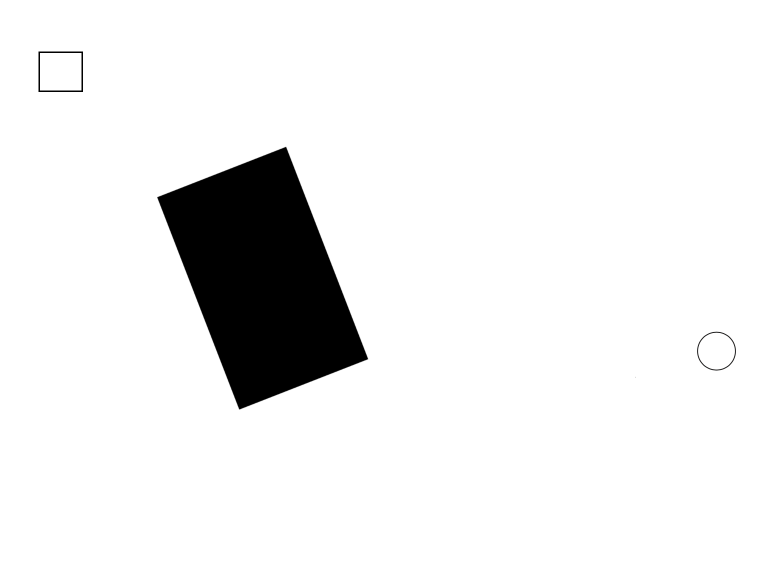
#> input picture dependencies/visibility.png, 1524 x 1124 px (shown at 1/2 size)
$ jupyter execute --allow-errors 'Project path planing (2).ipynb'   (shell and % lines are left out)
#> lines starting #> are read from the running program, lines starting #| are printed output that depends on the picture; after the words box and inside, x2 and y2 are one past the last pixel; in counts of white or black regions, pixels touching at a corner belong together
# Project path planing

## Includes

[cell 1]
# Importing libraries
from PIL import Image
from IPython.display import Image, display
import cv2
import math
import numpy as np
import matplotlib.pyplot as plt
from shapely.geometry import LineString
from shapely.geometry import Point
from itertools import combinations
import networkx as nx
from shapely.geometry import LineString

## Imoprting and scaling image

[cell 2]
# Load the image
filename = 'visibility.png'
#filename = 'visibility_bis.png'
#filename = 'testImages.png'

img = cv2.imread(filename, cv2.IMREAD_GRAYSCALE)
#> img: shape (1124, 1524); min 0, max 255, mean 236

# Define the desired dimensions
new_width = 1200
new_height = 1000

# Define a kernel for dilation
kernel = np.ones((3, 3), np.uint8)


# Calculate the scaling factor to maintain aspect ratio
width, height = img.shape[1], img.shape[0]
#> width = 1524; height = 1124
aspect_ratio = width / height
#> aspect_ratio = 1.36

if width / new_width > height / new_height:
    new_height = int(new_width / aspect_ratio)
#> new_height = 885
else:
    new_width = int(new_height * aspect_ratio)

# Resize the image while preserving the aspect ratio
compressed_img = cv2.resize(img, (new_width, new_height))
comp_height, comp_width = compressed_img.shape
#> comp_height = 885; comp_width = 1200

#> (the rest of this cell did not finish here and is left out)

## Filtering and enhancing edges

[cell 3]
lower_threshold = 100
upper_threshold = 150
aperture_size = 7 # Increase if want more details

canny_img = cv2.Canny(compressed_img, lower_threshold, upper_threshold, apertureSize=aperture_size, L2gradient = True)
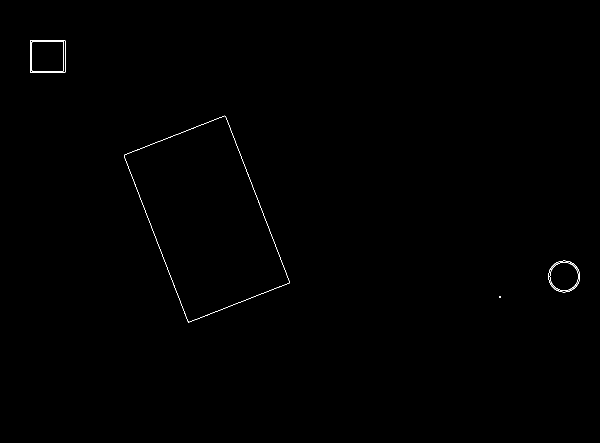
#> canny_img: shape (885, 1200) (shown at 1/2 size); 0.19% white in thin lines or dots, all inside (x1, y1, x2, y2) = (60, 80, 1160, 645)
# Apply dilation to make edges thicker
dilated_edges = cv2.dilate(canny_img, kernel, iterations=1)
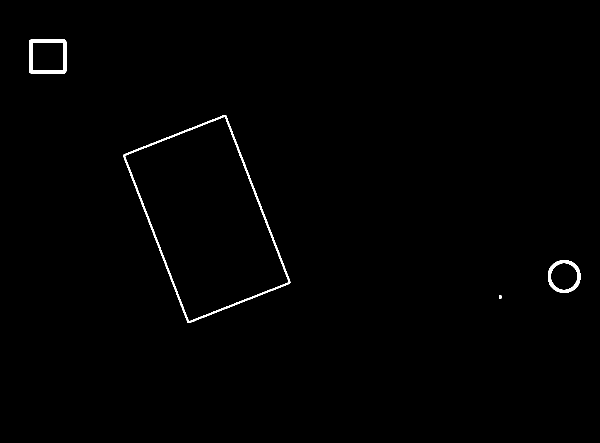
#> dilated_edges: shape (885, 1200) (shown at 1/2 size); 0.65% white; 4 white regions

# Save the enhanced edges image
plt.imshow(dilated_edges, cmap='gray');
#> (this line was passed over: IPython is not available in this run)
plt.title('Canny'); plt.axis('on');
#> (this line was passed over: IPython is not available in this run)
#> (this line was passed over: IPython is not available in this run)

## Scaling Contours Function

[cell 4]
def scale_contour(cnt, scale_factor):
    # Get the bounding rectangle around the triangle
    x, y, w, h = cv2.boundingRect(cnt)

    # Calculate the center of the bounding rectangle
    center = ((x + w // 2), (y + h // 2))

    # Scale each point of the contour relative to the center
#     for point in cnt:
# #         print(point)
    scaled_cnt = np.array([[(point[0][0] - center[0]) * scale_factor + center[0],
                            (point[0][1] - center[1]) * scale_factor + center[1]]
                           for point in cnt], dtype=np.int32)

    return scaled_cnt

## Using contour for detecting the edges of the vertices

[cell 5]
triangle_vertices = []
triangle_edges = []
pentagon_vertices = []
pentagon_edges = []

(contours, _) = cv2.findContours(dilated_edges, cv2.RETR_EXTERNAL, cv2.CHAIN_APPROX_SIMPLE)
#> contours = 4 contours; box (x1, y1, x2, y2) and area: (247, 230, 581, 646) 79654, (59, 79, 133, 147) 4878, (1096, 520, 1161, 586) 3338, (998, 591, 1003, 597) 20

def detectShape(c):          #Function to determine type of polygon on basis of number of sides
       shape = 'unknown'
       peri=cv2.arcLength(cnt,True)
       vertices = cv2.approxPolyDP(cnt, 0.02 * peri, True)
       sides = len(vertices)
       if (sides == 3):
            shape='triangle'
       elif(sides==4):
             x,y,w,h=cv2.boundingRect(cnt)
             aspectratio=float(w)/h
             if (aspectratio==1):
                   shape='square'
             else:
                   shape="rectangle"
       elif(sides==5):
            shape='pentagon'
       elif(sides==6):
            shape='hexagon'
       elif(sides==8):
            shape='octagon'
       elif(sides==10):
            shape='star'
       else:
           shape='circle'
       return shape

for cnt in contours:
    shape = detectShape(cnt)
    print('shape', shape)
    if shape == 'triangle':
        vertices = cv2.approxPolyDP(cnt, 0.02 * cv2.arcLength(cnt, True), True)
        triangle = []  # Store vertices for each triangle
        edges = []  # Store lines for each triangle

        for i, vertex in enumerate(vertices):
            x, y = vertex[0]
            triangle.append((x, y))

            next_index = 0 if i == len(vertices) - 1 else i + 1
            next_vertex = vertices[next_index][0]
            cv2.circle(canny_img, (x, y), 5, (255, 0, 0), -1)
            cv2.putText(canny_img, f'({x},{y})', (x, y), cv2.FONT_HERSHEY_SIMPLEX, 0.5, (0, 0,  0), 2)

            # Append edges/lines
            edges.append(((x, y), (next_vertex[0], next_vertex[1])))

        triangle_vertices.append(triangle)  # Append the vertices to the list
        triangle_edges.append(edges)  # Append the edges to the list
    elif shape == 'pentagon':
        vertices = cv2.approxPolyDP(cnt, 0.02 * cv2.arcLength(cnt, True), True)
        pentagon = []  # Store vertices for each pentagon
        edges = []  # Store lines for each pentagon

        for i, vertex in enumerate(vertices):
            x, y = vertex[0]
            pentagon.append((x, y))

            next_index = 0 if i == len(vertices) - 1 else i + 1
            next_vertex = vertices[next_index][0]
            #cv2.circle(canny_img, (x, y), 5, (255, 0, 0), -1)
            #cv2.putText(canny_img, f'({x},{y})', (x, y), cv2.FONT_HERSHEY_SIMPLEX, 0.5, (0, 0,  0), 2)

            # Append edges/lines
            edges.append(((x, y), (next_vertex[0], next_vertex[1])))

        pentagon_vertices.append(pentagon)  # Append the vertices to the list
        pentagon_edges.append(edges)  # Append the edges to the list
# [16 lines of commented-out code are left out]

        pentagon_vertices.append(pentagon)  # Append the vertices to th
    # This will be the initial position of the robot starting top left corner
    elif shape == 'rectangle':
        Xrob,Yrob,Wrob,Hrob=cv2.boundingRect(cnt)
        # Calculate the center of the rectangle
        Xrob_center = Xrob + Wrob // 2
        Yrob_center = Yrob + Hrob // 2

    elif shape == "octagon":
        (Xcent,Ycent), radius = cv2.minEnclosingCircle(cnt)
        (Xcent,Ycent)= (int(Xcent),int(Ycent))
        radius = int(radius)
#> this loop made 4 passes
#> (shape, peri in detectShape, sides in detectShape, x in detectShape, y in detectShape, w in detectShape, h in detectShape) on passes 1, 3, 4: ('rectangle', 18, 4, 998, 591, 5, 6), ('rectangle', 1252.9, 4, 247, 230, 334, 416), ('rectangle', 276.5, 4, 59, 79, 74, 68)
#> (shape, peri in detectShape, sides in detectShape, Xcent, Ycent, radius) on pass 2: ('octagon', 215.8, 8, 1127, 552, 33)
#| shape rectangle
#| shape octagon
#| shape rectangle
#| shape rectangle
#> after the loop, pentagon_edges = []; pentagon_vertices = []; triangle_edges = []; triangle_vertices = []


print((Xcent,Ycent))
#| (1127, 552)
robot_position = [Xrob_center,Yrob_center]
#> robot_position = [96, 113]
goal_position = [Xcent,Ycent]
#> goal_position = [1127, 552]
print((Xrob_center,Yrob_center))
#| (96, 113)

[cell 6]
# Display the initial image with highlighted vertices
# plt.imshow(canny_img)
# plt.title('Vertices Detected')
# plt.show()


# Create a blank image
blank_img = np.ones((comp_height, comp_width, 3), np.uint8) * 255

# Plot the lines for each triangle
for edges in triangle_edges:
    for edge in edges:
        cv2.line(blank_img, edge[0], edge[1], (0, 0, 255), 2)
#> this loop made 0 passes
#> blank_img: shape (885, 1200, 3); every value is 255

# Draw the final position
cv2.circle(blank_img, (Xcent, Ycent), int(radius), (0, 255, 255), 2)


# Draw the robot position
cv2.rectangle(blank_img, (Xrob, Yrob), (Xrob + Wrob, Yrob + Hrob), (255, 0, 255), 2)
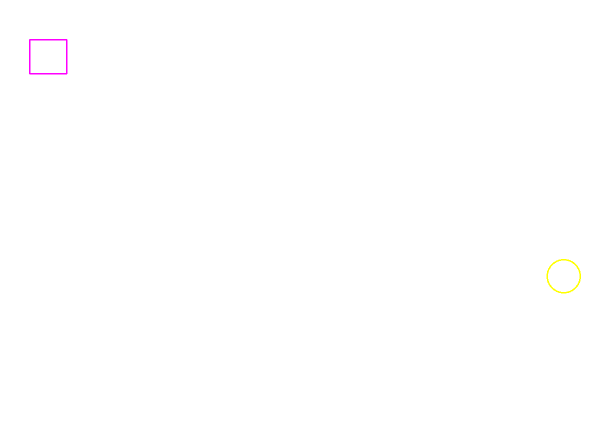
#> blank_img: shape (885, 1200, 3) (shown at 1/2 size); mean of channels 0, 1, 2 254.8, 254.8, 255; drawn as B, G, R

plt.imshow(blank_img)
#> (this line was passed over: IPython is not available in this run)
plt.title('Detected Edges')
#> (this line was passed over: IPython is not available in this run)
plt.axis('on')
#> (this line was passed over: IPython is not available in this run)
plt.show()
#> (the rest of this cell did not finish here and is left out)

## Adjancy graph

## PyvisGraph

[cell 7]
# !pip install pyvisgraph
# !pip install folium

[cell 8]
def convertVG_to_np(point):
    return np.array([point.x, point.y], dtype = int)

[cell 9]
def new_color(color):

    for i in range(3):
        random_number = np.random.randint(0, 6) * 10
        color[i] = (color[i] + random_number) % 255

    return color

[cell 10]
def draw_adjacency_graph(obstacle_vertices, robot_position, goal_position, img):

    polygons = []
    all_vertices = []
    obstacle_edges = []
    for obstacle in obstacle_vertices:
        print(obstacle)
        polygon = []
        for point in obstacle:
            polygon.append(vg.Point(point[0], point[1]))
            all_vertices.append(vg.Point(point[0], point[1]))
        polygons.append(polygon)

        edges = []
        # creating a list of edges for the obstacle
        num_vertices = len(obstacle)
        edges = [(obstacle[i], obstacle[(i + 1) % num_vertices]) for i in range(num_vertices)]

        obstacle_edges.append(edges)  # Append the edges to the list

        print(obstacle_edges)
#> after the loop, all_vertices = []; obstacle_edges = []; polygons = []

    # building the graph
    graph = vg.VisGraph()
    graph.build(polygons)

    startPosition = vg.Point(robot_position[0],robot_position[1])
    endPosition = vg.Point(goal_position[0], goal_position[1])

    # adjacency graph for all the vertices
    vertex_color = np.array([0, 100, 100])
    for vertex in all_vertices:
        print(vertex)
        visible_points = (graph.find_visible(vertex))
        #vertex_color = new_color(vertex_color)
        #print(tuple(vertex_color))
        for point in visible_points:
            np_vertex = convertVG_to_np(vertex)
            visible_point = convertVG_to_np(point)
            cv2.line(img, np_vertex, visible_point, (255, 100, 30), 2)

    # drawing the original triangles
    # Plot the lines for each triangle
    for edges in obstacle_edges:
        for edge in edges:
            cv2.line(img, edge[0], edge[1], (0, 0, 255), 2)

    cv2.circle(img, (robot_position[0], robot_position[1]), 30, (0,0,0), -1)
    # finding visible points from the start position
    print("start position:", startPosition)
    start_visible_points = (graph.find_visible(startPosition))
    for point in start_visible_points:
            np_vertex = convertVG_to_np(vertex)
            visible_point = convertVG_to_np(point)
            cv2.line(img, (robot_position[0], robot_position[1]), visible_point, (255, 100, 30), 2)

    # finding visible points from the end position
    end_visible_points = (graph.find_visible(endPosition))
    for point in end_visible_points:
            np_vertex = convertVG_to_np(vertex)
            visible_point = convertVG_to_np(point)
            cv2.line(img, (goal_position[0], goal_position[1]), visible_point, (255, 100, 30), 2)

    cv2.circle(img, (goal_position[0], goal_position[1]), 30, (0,0,0), -1)
    return graph

[cell 11]
def find_shortest_path(graph, robot_position, goal_position, img):

    edgelist = []
    startPosition = vg.Point(robot_position[0],robot_position[1])
    endPosition = vg.Point(goal_position[0], goal_position[1])
    shortestPath = graph.shortest_path(startPosition, endPosition)

    # drawing the path on image
    for i, node in enumerate(shortestPath[:-1]):
        edgelist.append((shortestPath[i], shortestPath[i + 1]))

    color = (255, 0, 255)
    thickness = 5
    for i, edge in enumerate(edgelist):
    #print(int(edgelist[i][0].x), int(edgelist[i][0].y))
        cv2.line(img, (int(edgelist[i][0].x), int(edgelist[i][0].y)), (int(edgelist[i][1].x), int(edgelist[i][1].y)), color, thickness)

[cell 12]
import pyvisgraph as vg

blank_img = np.ones((comp_height, comp_width, 3), np.uint8) * 255
new_img = blank_img.copy()

#> (the rest of this cell did not finish here and is left out)

## Drawing Optimal Path on the original image

[cell 13]
edgelist = []

#> (the rest of this cell did not finish here and is left out)

[cell 14]
# Display the initial image with highlighted vertices
pathImage = canny_img.copy()
plt.title('Plot with vertices and optimal path')
#> (this line was passed over: IPython is not available in this run)

$ run again, with dependencies/visibility_bis.png copied over dependencies/visibility.png
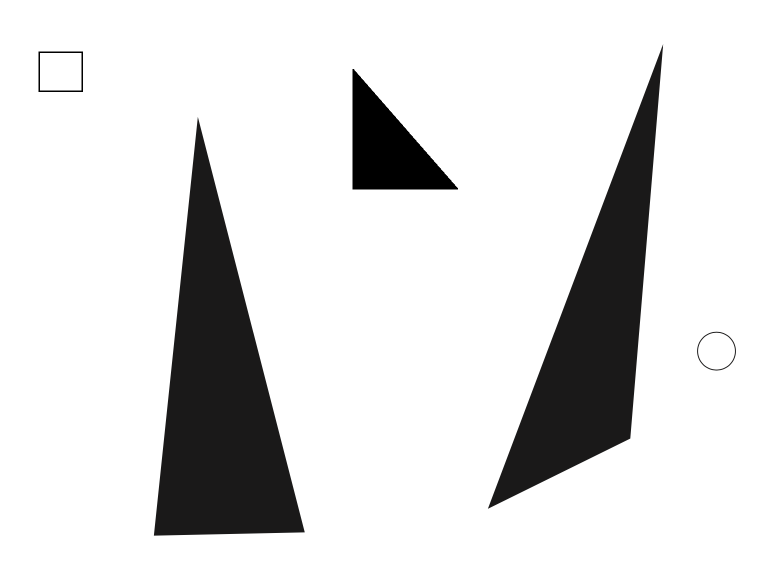
#> input picture dependencies/visibility_bis.png, 1524 x 1124 px (shown at 1/2 size)
#> dilated_edges: shape (885, 1200); 1.5% white; 5 white regions
#> contours = 5 contours; box (x1, y1, x2, y2) and area: (241, 184, 481, 845) 79992, (767, 70, 1046, 802) 68892, (553, 107, 722, 300) 16800, (59, 79, 133, 147) 4878, (1096, 520, 1161, 586) 3338
#> the loop `for cnt in contours:` made 5 passes
#> (shape, peri in detectShape, sides in detectShape, x in detectShape, y in detectShape, w in detectShape, h in detectShape) on pass 4: ('rectangle', 276.5, 4, 59, 79, 74, 68)
#> (printed output is left out)
#> after the loop `for cnt in contours:`:
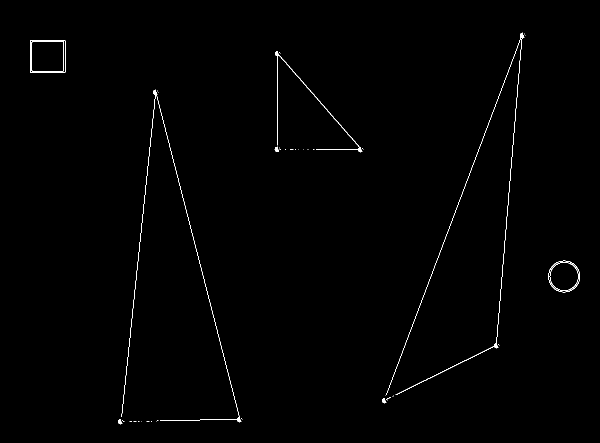
#> canny_img: shape (885, 1200) (shown at 1/2 size); 0.49% white in thin lines or dots, all inside (x1, y1, x2, y2) = (60, 65, 1160, 849)
#> after the loop `for cnt in contours:`: pentagon_edges = []; triangle_edges = 3 items; triangle_vertices = [[(311, 184), (241, 843), (479, 839)], [(555, 107), (554, 298), (721, 299)], [(1045, 70), (769, 801), (993, 691)]]
#| (1127, 552)
#> robot_position = [96, 113]
#> goal_position = [1127, 552]
#| (96, 113)
#> the loop `for edges in triangle_edges:` made 3 passes
#> `cv2.rectangle(blank_img, (Xrob, Yrob), (Xrob + Wrob, Yrob + Hrob), (25..`:
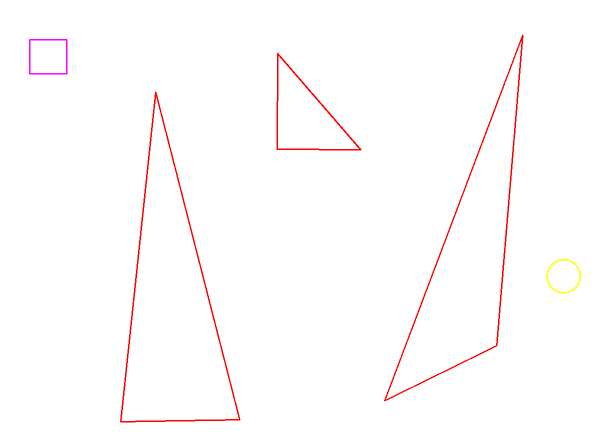
#> blank_img: shape (885, 1200, 3) (shown at 1/2 size); mean of channels 0, 1, 2 252.2, 252.1, 255; drawn as B, G, R
#> the loop in draw_adjacency_graph, `for obstacle in obstacle_vertices:` made 1 pass
#> obstacle on pass 1: [(311, 184), (241, 843), (479, 839)]
#> (printed output is left out)
#> after the loop in draw_adjacency_graph, `for obstacle in obstacle_vertices:`: all_vertices = []

$ run again, with dependencies/testImages.png copied over dependencies/visibility.png
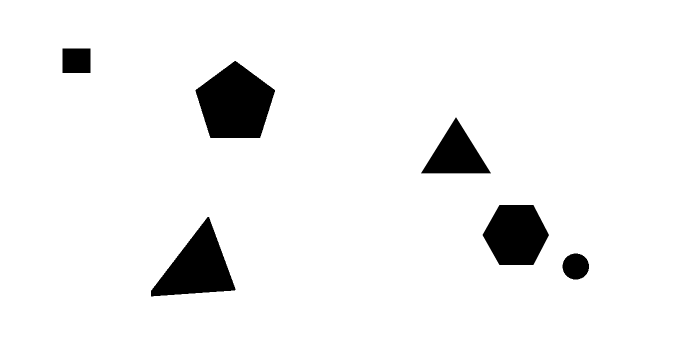
#> input picture dependencies/testImages.png, 1371 x 718 px (shown at 1/2 size)
#> img is the input picture: shape (718, 1371); min 0, max 255, mean 240.6
#> dilated_edges: shape (628, 1200); 0.92% white; 6 white regions
#> contours = 6 contours; box (x1, y1, x2, y2) and area: (341, 106, 483, 243) 13701, (263, 378, 413, 520) 11041, (844, 357, 962, 465) 9730, (737, 205, 860, 305) 6548, (108, 83, 160, 129) 2292, (983, 442, 1033, 490) 1855
#> the loop `for cnt in contours:` made 6 passes
#> (shape, peri in detectShape, sides in detectShape, x in detectShape, y in detectShape, w in detectShape, h in detectShape) on pass 6: ('rectangle', 190.2, 4, 108, 83, 52, 46)
#> (printed output is left out)
#> after the loop `for cnt in contours:`:
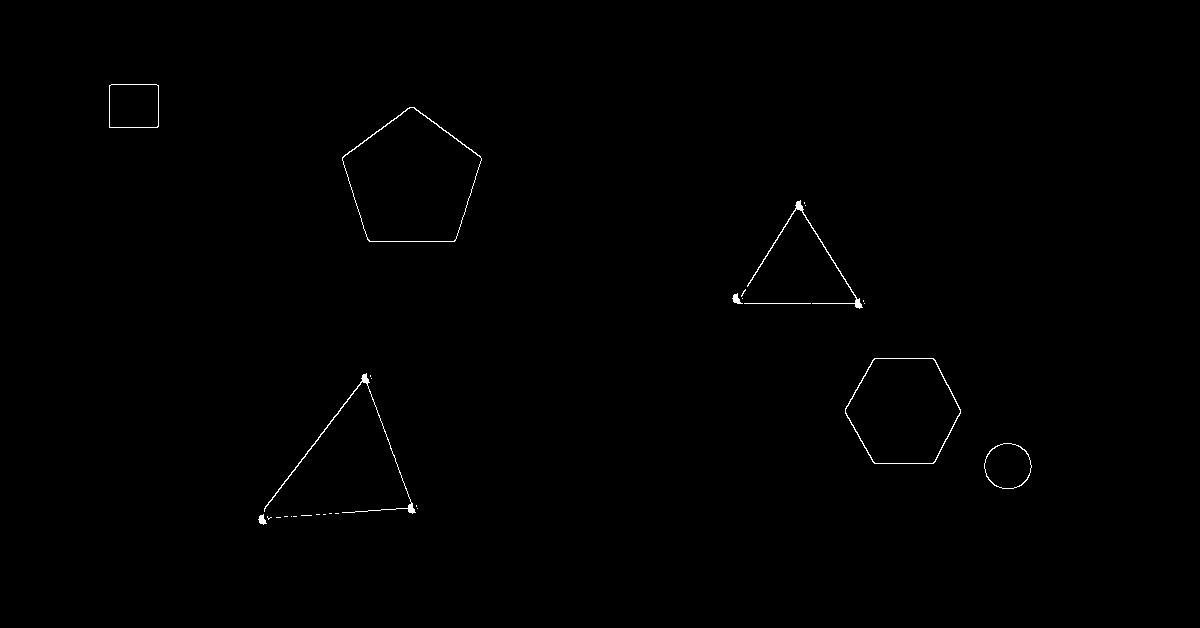
#> canny_img: shape (628, 1200); 0.33% white in thin lines or dots, all inside (x1, y1, x2, y2) = (109, 84, 1032, 525)
#> after the loop `for cnt in contours:`: pentagon_edges = 1 item; pentagon_vertices = [[(408, 106), (341, 156), (368, 242), (455, 242), (482, 157)], [(408, 106), (341, 156), (368, 242), (455, 242), (482, 157)]]; triangle_edges = 2 items; triangle_vertices = [[(366, 378), (263, 519), (412, 508)], [(737, 298), (859, 303), (800, 205)]]
#| (1007, 465)
#> robot_position = [134, 106]
#> goal_position = [1007, 465]
#| (134, 106)
#> the loop `for edges in triangle_edges:` made 2 passes
#> `cv2.rectangle(blank_img, (Xrob, Yrob), (Xrob + Wrob, Yrob + Hrob), (25..`:
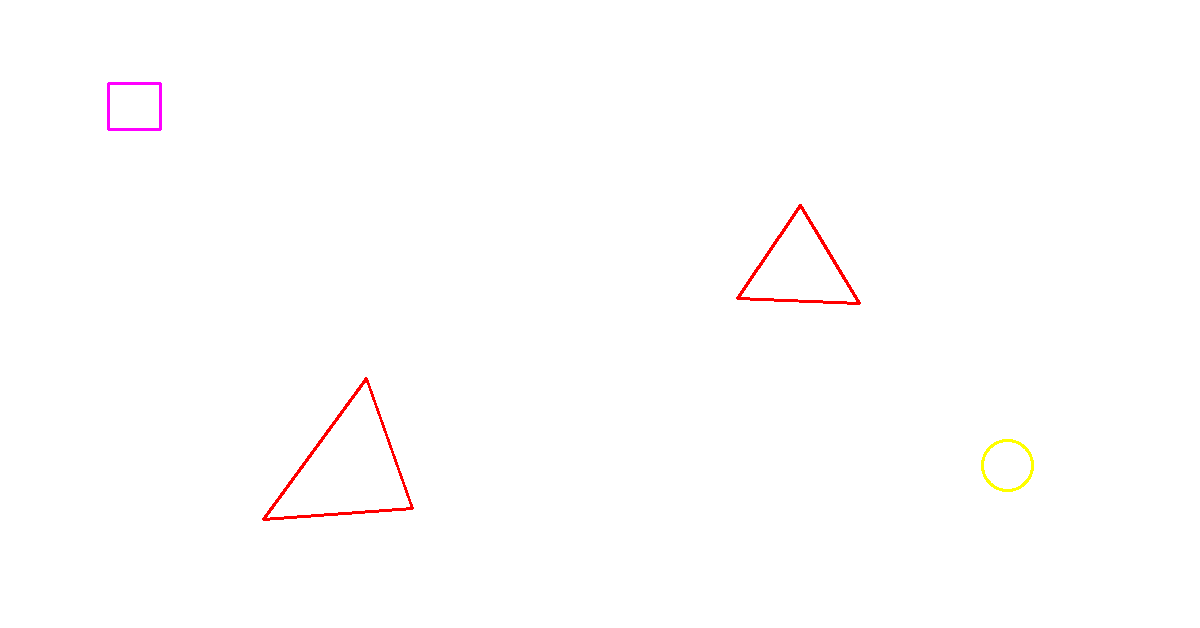
#> blank_img: shape (628, 1200, 3); mean of channels 0, 1, 2 254, 254, 255; drawn as B, G, R
#> the loop in draw_adjacency_graph, `for obstacle in obstacle_vertices:` made 1 pass
#> obstacle on pass 1: [(366, 378), (263, 519), (412, 508)]
#> (printed output is left out)
#> after the loop in draw_adjacency_graph, `for obstacle in obstacle_vertices:`: all_vertices = []
